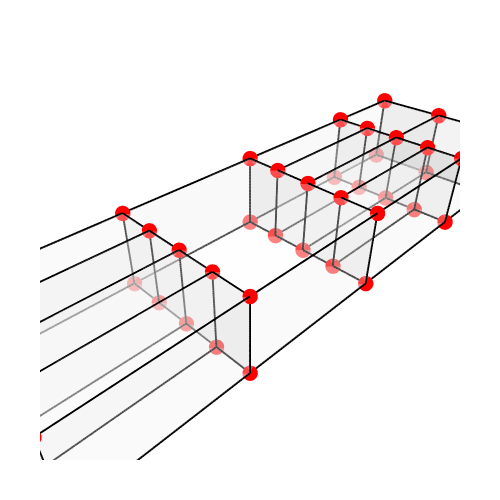

Notebook source saved alongside this figure:
### Markdown cell above
## 10. Show the geometry and the graph

### Code cell
Topology.Show(cc_rooms, g1,
              vertexSizeKey="size",
              vertexColorKey="color",
              edgeWidthKey="width",
              edgeColorKey="color",
              faceOpacity=0.3,
              backgroundColor="white",
              width=500,
              height=500,
              renderer=renderer)

### Figure 1 — Plotly figure (JSON) as saved in the notebook; plotly's stock layout.template omitted (floating-point values rounded to 4 significant figures; data arrays with more than 128 entries replaced by an {"elided": "..."} marker saying what was removed)
{"data": [{"customdata": ["", "", "", "", "", "", "", "", "", "", "", "", "", "", "", "", "", "", "", "", "", "", "", "", "", "", "", "", "", "", "", "", "", "", "", "", "", "", "", "", "", "", "", "", "", "", "", "", "", "", "", ""], "hoverinfo": "text", "hovertemplate": ["Click ", "Click ", "Click ", "Click ", "Click ", "Click ", "Click ", "Click ", "Click ", "Click ", "Click ", "Click ", "Click ", "Click ", "Click ", "Click ", "Click ", "Click ", "Click ", "Click ", "Click ", "Click ", "Click ", "Click ", "Click ", "Click ", "Click ", "Click ", "Click ", "Click ", "Click ", "Click ", "Click ", "Click ", "Click ", "Click ", "Click ", "Click ", "Click ", "Click ", "Click ", "Click ", "Click ", "Click ", "Click ", "Click ", "Click ", "Click ", "Click ", "Click ", "Click ", "Click "], "hovertext": ["", "", "", "", "", "", "", "", "", "", "", "", "", "", "", "", "", "", "", "", "", "", "", "", "", "", "", "", "", "", "", "", "", "", "", "", "", "", "", "", "", "", "", "", "", "", "", "", "", "", "", ""], "legendgroup": "1", "legendrank": 1, "marker": {"color": ["#000000", "#000000", "#000000", "#000000", "#000000", "#000000", "#000000", "#000000", "#000000", "#000000", "#000000", "#000000", "#000000", "#000000", "#000000", "#000000", "#000000", "#000000", "#000000", "#000000", "#000000", "#000000", "#000000", "#000000", "#000000", "#000000", "#000000", "#000000", "#000000", "#000000", "#000000", "#000000", "#000000", "#000000", "#000000", "#000000", "#000000", "#000000", "#000000", "#000000", "#000000", "#000000", "#000000", "#000000", "#000000", "#000000", "#000000", "#000000", "#000000", "#000000", "#000000", "#000000"], "line": {"width": 0}, "opacity": 1, "size": [2.8, 2.8, 2.8, 2.8, 2.8, 2.8, 2.8, 2.8, 2.8, 2.8, 2.8, 2.8, 2.8, 2.8, 2.8, 2.8, 2.8, 2.8, 2.8, 2.8, 2.8, 2.8, 2.8, 2.8, 2.8, 2.8, 2.8, 2.8, 2.8, 2.8, 2.8, 2.8, 2.8, 2.8, 2.8, 2.8, 2.8, 2.8, 2.8, 2.8, 2.8, 2.8, 2.8, 2.8, 2.8, 2.8, 2.8, 2.8, 2.8, 2.8, 2.8, 2.8], "sizemode": "diameter", "symbol": "circle"}, "mode": "markers", "name": "1: Untitled (Vertices)", "showlegend": false, "text": ["", "", "", "", "", "", "", "", "", "", "", "", "", "", "", "", "", "", "", "", "", "", "", "", "", "", "", "", "", "", "", "", "", "", "", "", "", "", "", "", "", "", "", "", "", "", "", "", "", "", "", ""], "type": "scatter3d", "x": [-4, 4, 4, -4, -4, -4, -4, -4, 4, 4, 4, 4, 4, 4, 4, 4, -4, -4, -4, -4, 12, 12, 12, 12, -12, -12, -12, -12, -12, -12, -12, -12, -12, -12, 12, 12, 12, 12, 12, 12, 17, 17, 17, 17, -17, -17, -17, -17, -17, -17, 17, 17], "y": [0, 0, 0, 0, 2, 4, 6, 8, 8, 6, 4, 2, 2, 4, 6, 8, 8, 6, 4, 2, 0, 0, 2, 2, 2, 2, 0, 0, 4, 4, 6, 6, 8, 8, 6, 6, 8, 8, 4, 4, 0, 0, 4, 4, 0, 0, 4, 4, 8, 8, 8, 8], "z": [0, 0, 4, 4, 0, 0, 0, 0, 0, 0, 0, 0, 4, 4, 4, 4, 4, 4, 4, 4, 0, 4, 4, 0, 4, 0, 4, 0, 4, 0, 4, 0, 4, 0, 0, 4, 4, 0, 0, 4, 0, 4, 0, 4, 4, 0, 4, 0, 0, 4, 0, 4]}, {"hoverinfo": "text", "hovertext": [], "legendgroup": "2", "legendrank": 2, "line": {"color": "#000000", "dash": "solid", "width": 1}, "marker": {"color": "#000000", "size": 0.25, "symbol": "circle"}, "mode": "markers+lines", "name": "1: Untitled (Edges)", "showlegend": false, "text": [], "type": "scatter3d", "x": {"elided": "306 int values"}, "y": {"elided": "306 int values"}, "z": {"elided": "306 int values"}}, {"cmax": 1, "cmin": 0, "color": "#FAFAFA", "colorscale": [[0, "#440154"], [0.1111, "#482878"], [0.2222, "#3e4989"], [0.3333, "#31688e"], [0.4444, "#26828e"], [0.5556, "#1f9e89"], [0.6667, "#35b779"], [0.7778, "#6ece58"], [0.8889, "#b5de2b"], [1, "#fde725"]], "flatshading": true, "hoverinfo": "text", "hovertext": "", "i": {"elided": "148 int values"}, "j": {"elided": "148 int values"}, "k": {"elided": "148 int values"}, "legendgroup": "3", "legendrank": 3, "lighting": {"facenormalsepsilon": 0}, "name": "1: Untitled (Faces)", "opacity": 0.3, "showlegend": false, "showscale": false, "text": "", "type": "mesh3d", "x": [4, 4, -4, -4, -4, 4, -4, 4, -4, 4, -4, 4, 4, -4, 4, -4, 4, -4, 4, -4, 12, 12, 12, 12, -12, -12, -12, -12, -12, -12, -12, -12, -12, -12, 12, 12, 12, 12, 12, 12, 17, 17, 17, 17, -17, -17, -17, -17, -17, -17, 17, 17], "y": [0, 0, 0, 0, 2, 2, 4, 4, 6, 6, 8, 8, 2, 2, 4, 4, 6, 6, 8, 8, 0, 0, 2, 2, 2, 2, 0, 0, 4, 4, 6, 6, 8, 8, 6, 6, 8, 8, 4, 4, 0, 0, 4, 4, 0, 0, 4, 4, 8, 8, 8, 8], "z": [0, 4, 4, 0, 0, 0, 0, 0, 0, 0, 0, 0, 4, 4, 4, 4, 4, 4, 4, 4, 0, 4, 4, 0, 0, 4, 4, 0, 0, 4, 0, 4, 0, 4, 0, 4, 4, 0, 0, 4, 0, 4, 0, 4, 4, 0, 4, 0, 0, 4, 4, 0]}, {"hoverinfo": "text", "hovertext": [], "legendgroup": "6", "legendrank": 6, "line": {"color": "#000000", "dash": "solid", "width": 4}, "marker": {"color": "#000000", "size": 1, "symbol": "circle"}, "mode": "markers+lines", "name": "2: Untitled Graph (Edges)", "showlegend": false, "text": [], "type": "scatter3d", "x": {"elided": "306 int values"}, "y": {"elided": "306 int values"}, "z": {"elided": "306 int values"}}, {"customdata": ["", "", "", "", "", "", "", "", "", "", "", "", "", "", "", "", "", "", "", "", "", "", "", "", "", "", "", "", "", "", "", "", "", "", "", "", "", "", "", "", "", "", "", "", "", "", "", "", "", "", "", ""], "hoverinfo": "text", "hovertemplate": ["Click ", "Click ", "Click ", "Click ", "Click ", "Click ", "Click ", "Click ", "Click ", "Click ", "Click ", "Click ", "Click ", "Click ", "Click ", "Click ", "Click ", "Click ", "Click ", "Click ", "Click ", "Click ", "Click ", "Click ", "Click ", "Click ", "Click ", "Click ", "Click ", "Click ", "Click ", "Click ", "Click ", "Click ", "Click ", "Click ", "Click ", "Click ", "Click ", "Click ", "Click ", "Click ", "Click ", "Click ", "Click ", "Click ", "Click ", "Click ", "Click ", "Click ", "Click ", "Click "], "hovertext": ["", "", "", "", "", "", "", "", "", "", "", "", "", "", "", "", "", "", "", "", "", "", "", "", "", "", "", "", "", "", "", "", "", "", "", "", "", "", "", "", "", "", "", "", "", "", "", "", "", "", "", ""], "legendgroup": "5", "legendrank": 5, "marker": {"color": ["#FF0000", "#FF0000", "#FF0000", "#FF0000", "#FF0000", "#FF0000", "#FF0000", "#FF0000", "#FF0000", "#FF0000", "#FF0000", "#FF0000", "#FF0000", "#FF0000", "#FF0000", "#FF0000", "#FF0000", "#FF0000", "#FF0000", "#FF0000", "#FF0000", "#FF0000", "#FF0000", "#FF0000", "#FF0000", "#FF0000", "#FF0000", "#FF0000", "#FF0000", "#FF0000", "#FF0000", "#FF0000", "#FF0000", "#FF0000", "#FF0000", "#FF0000", "#FF0000", "#FF0000", "#FF0000", "#FF0000", "#FF0000", "#FF0000", "#FF0000", "#FF0000", "#FF0000", "#FF0000", "#FF0000", "#FF0000", "#FF0000", "#FF0000", "#FF0000", "#FF0000"], "line": {"width": 0}, "opacity": 1, "size": [18, 18, 18, 18, 18, 18, 18, 18, 18, 18, 18, 18, 18, 18, 18, 18, 18, 18, 18, 18, 18, 18, 18, 18, 18, 18, 18, 18, 18, 18, 18, 18, 18, 18, 18, 18, 18, 18, 18, 18, 18, 18, 18, 18, 18, 18, 18, 18, 18, 18, 18, 18], "sizemode": "diameter", "symbol": "circle"}, "mode": "markers", "name": "2: Untitled Graph (Vertices)", "showlegend": false, "text": ["", "", "", "", "", "", "", "", "", "", "", "", "", "", "", "", "", "", "", "", "", "", "", "", "", "", "", "", "", "", "", "", "", "", "", "", "", "", "", "", "", "", "", "", "", "", "", "", "", "", "", ""], "type": "scatter3d", "x": [-4, -4, 4, -4, 4, -12, 17, 12, -17, 17, 12, 17, -17, 12, -17, 17, -17, 17, 12, 17, -17, 12, -17, -12, 12, 12, -12, -12, 4, 4, -12, -4, 12, -4, 4, -4, 4, 4, 4, -4, 12, -12, 12, -4, -4, 4, -4, -12, -12, -12, -12, 4], "y": [0, 0, 0, 2, 0, 8, 0, 4, 4, 8, 8, 4, 8, 8, 8, 8, 0, 0, 4, 4, 4, 6, 0, 8, 6, 0, 4, 6, 2, 6, 2, 6, 2, 2, 2, 6, 8, 4, 8, 8, 2, 2, 0, 4, 4, 6, 8, 6, 0, 0, 4, 4], "z": [0, 4, 4, 0, 0, 4, 0, 4, 0, 4, 4, 0, 0, 0, 4, 0, 0, 4, 0, 4, 4, 4, 4, 0, 0, 0, 0, 4, 0, 4, 0, 4, 0, 4, 4, 0, 0, 4, 4, 4, 4, 4, 4, 4, 0, 0, 0, 0, 4, 0, 4, 0]}], "layout": {"autosize": true, "height": 500, "margin": {"b": 40, "l": 40, "r": 40, "t": 40}, "paper_bgcolor": "#FFFFFF", "plot_bgcolor": "#FFFFFF", "scene": {"aspectmode": "data", "camera": {"center": {"x": 0, "y": 0, "z": 0}, "eye": {"x": -1.25, "y": -1.25, "z": 1.25}, "projection": {"type": "perspective"}, "up": {"x": 0, "y": 0, "z": 1}}, "xaxis": {"visible": false}, "yaxis": {"visible": false}, "zaxis": {"visible": false}}, "showlegend": true, "width": 500, "xaxis": {"showgrid": false, "visible": false, "zeroline": false}, "yaxis": {"showgrid": false, "visible": false, "zeroline": false}}}
